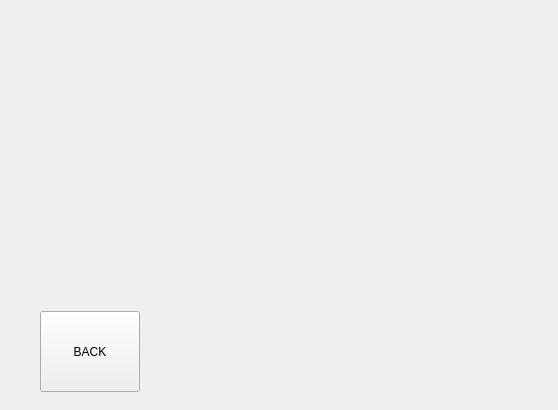
<?xml version="1.0" encoding="UTF-8"?>
<ui version="4.0">
 <class>s21_credit</class>
 <widget class="QWidget" name="s21_credit">
  <property name="geometry">
   <rect>
    <x>0</x>
    <y>0</y>
    <width>558</width>
    <height>410</height>
   </rect>
  </property>
  <property name="windowTitle">
   <string>Form</string>
  </property>
  <widget class="QPushButton" name="button_back">
   <property name="geometry">
    <rect>
     <x>40</x>
     <y>311</y>
     <width>100</width>
     <height>81</height>
    </rect>
   </property>
   <property name="text">
    <string>BACK</string>
   </property>
  </widget>
 </widget>
 <resources/>
 <connections/>
</ui>
